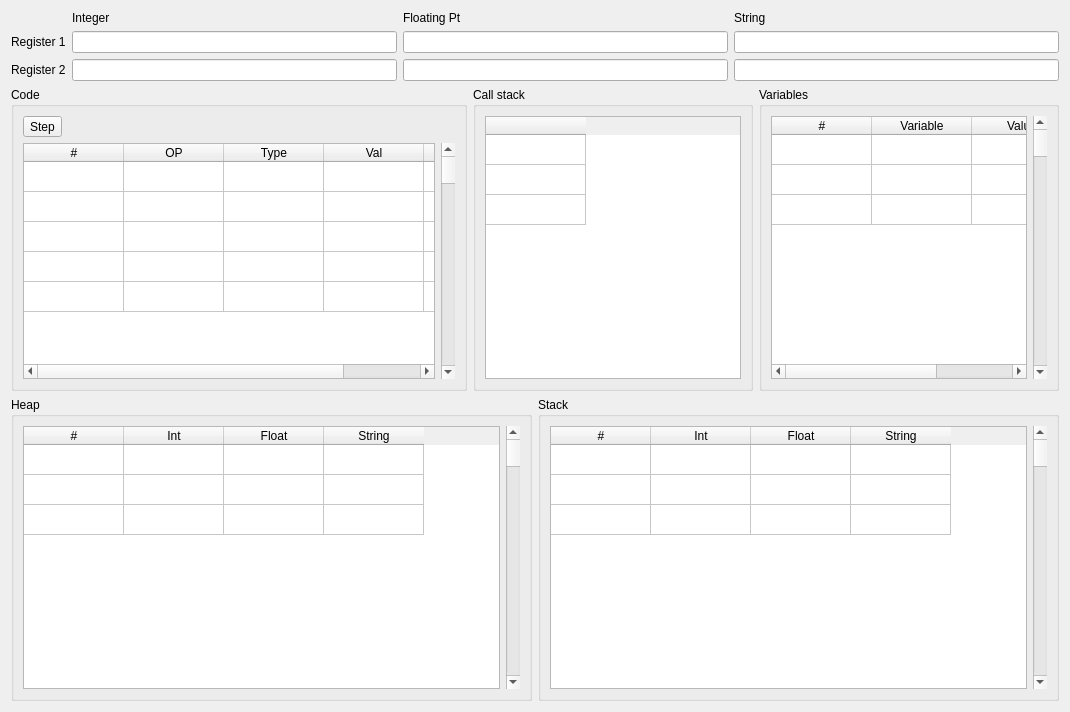
<?xml version="1.0" encoding="UTF-8"?>
<ui version="4.0">
 <class>VirtualMachineViewDialog</class>
 <widget class="QDialog" name="VirtualMachineViewDialog">
  <property name="geometry">
   <rect>
    <x>0</x>
    <y>0</y>
    <width>1070</width>
    <height>712</height>
   </rect>
  </property>
  <property name="windowTitle">
   <string>Dialog</string>
  </property>
  <layout class="QVBoxLayout" name="verticalLayout">
   <item>
    <layout class="QGridLayout" name="gridLayout">
     <item row="1" column="0">
      <widget class="QLabel" name="label_2">
       <property name="text">
        <string>Register 1</string>
       </property>
      </widget>
     </item>
     <item row="0" column="1">
      <widget class="QLabel" name="label_3">
       <property name="text">
        <string>Integer</string>
       </property>
      </widget>
     </item>
     <item row="2" column="0">
      <widget class="QLabel" name="label_4">
       <property name="text">
        <string>Register 2</string>
       </property>
      </widget>
     </item>
     <item row="0" column="3">
      <widget class="QLabel" name="label_6">
       <property name="text">
        <string>String</string>
       </property>
      </widget>
     </item>
     <item row="0" column="2">
      <widget class="QLabel" name="label_5">
       <property name="text">
        <string>Floating Pt</string>
       </property>
      </widget>
     </item>
     <item row="1" column="1">
      <widget class="QLineEdit" name="reg1Int">
       <property name="readOnly">
        <bool>true</bool>
       </property>
      </widget>
     </item>
     <item row="1" column="2">
      <widget class="QLineEdit" name="reg1Float">
       <property name="readOnly">
        <bool>true</bool>
       </property>
      </widget>
     </item>
     <item row="1" column="3">
      <widget class="QLineEdit" name="reg1String">
       <property name="readOnly">
        <bool>true</bool>
       </property>
      </widget>
     </item>
     <item row="2" column="1">
      <widget class="QLineEdit" name="reg2Int">
       <property name="readOnly">
        <bool>true</bool>
       </property>
      </widget>
     </item>
     <item row="2" column="2">
      <widget class="QLineEdit" name="reg2Float">
       <property name="readOnly">
        <bool>true</bool>
       </property>
      </widget>
     </item>
     <item row="2" column="3">
      <widget class="QLineEdit" name="reg2String">
       <property name="readOnly">
        <bool>true</bool>
       </property>
      </widget>
     </item>
    </layout>
   </item>
   <item>
    <layout class="QHBoxLayout" name="horizontalLayout">
     <item>
      <widget class="QGroupBox" name="groupBox">
       <property name="title">
        <string>Code</string>
       </property>
       <layout class="QVBoxLayout" name="verticalLayout_2">
        <item>
         <widget class="QToolButton" name="stepButton">
          <property name="text">
           <string>Step</string>
          </property>
          <property name="icon">
           <iconset resource="ideresources.qrc">
            <normaloff>:/icons/Images/StepOver2.png</normaloff>:/icons/Images/StepOver2.png</iconset>
          </property>
          <property name="iconSize">
           <size>
            <width>32</width>
            <height>32</height>
           </size>
          </property>
         </widget>
        </item>
        <item>
         <layout class="QHBoxLayout" name="horizontalLayout_2">
          <item>
           <widget class="QTableWidget" name="codeGrid">
            <property name="verticalScrollBarPolicy">
             <enum>Qt::ScrollBarAlwaysOff</enum>
            </property>
            <property name="rowCount">
             <number>5</number>
            </property>
            <attribute name="verticalHeaderVisible">
             <bool>false</bool>
            </attribute>
            <row/>
            <row/>
            <row/>
            <row/>
            <row/>
            <column>
             <property name="text">
              <string>#</string>
             </property>
            </column>
            <column>
             <property name="text">
              <string>OP</string>
             </property>
            </column>
            <column>
             <property name="text">
              <string>Type</string>
             </property>
            </column>
            <column>
             <property name="text">
              <string>Val</string>
             </property>
            </column>
            <column>
             <property name="text">
              <string>Source</string>
             </property>
            </column>
           </widget>
          </item>
          <item>
           <widget class="QScrollBar" name="codeScroll">
            <property name="orientation">
             <enum>Qt::Vertical</enum>
            </property>
           </widget>
          </item>
         </layout>
        </item>
       </layout>
      </widget>
     </item>
     <item>
      <widget class="QGroupBox" name="groupBox_4">
       <property name="title">
        <string>Call stack</string>
       </property>
       <layout class="QHBoxLayout" name="horizontalLayout_6">
        <item>
         <widget class="QTableWidget" name="callGrid">
          <property name="sizePolicy">
           <sizepolicy hsizetype="Minimum" vsizetype="Expanding">
            <horstretch>0</horstretch>
            <verstretch>0</verstretch>
           </sizepolicy>
          </property>
          <property name="rowCount">
           <number>3</number>
          </property>
          <attribute name="verticalHeaderVisible">
           <bool>false</bool>
          </attribute>
          <row/>
          <row/>
          <row/>
          <column>
           <property name="text">
            <string/>
           </property>
          </column>
         </widget>
        </item>
       </layout>
      </widget>
     </item>
     <item>
      <widget class="QGroupBox" name="groupBox_5">
       <property name="title">
        <string>Variables</string>
       </property>
       <layout class="QHBoxLayout" name="horizontalLayout_7">
        <item>
         <widget class="QTableWidget" name="variableGrid">
          <property name="sizePolicy">
           <sizepolicy hsizetype="Minimum" vsizetype="Expanding">
            <horstretch>0</horstretch>
            <verstretch>0</verstretch>
           </sizepolicy>
          </property>
          <property name="verticalScrollBarPolicy">
           <enum>Qt::ScrollBarAlwaysOff</enum>
          </property>
          <property name="rowCount">
           <number>3</number>
          </property>
          <attribute name="verticalHeaderVisible">
           <bool>false</bool>
          </attribute>
          <row/>
          <row/>
          <row/>
          <column>
           <property name="text">
            <string>#</string>
           </property>
          </column>
          <column>
           <property name="text">
            <string>Variable</string>
           </property>
          </column>
          <column>
           <property name="text">
            <string>Value</string>
           </property>
          </column>
         </widget>
        </item>
        <item>
         <widget class="QScrollBar" name="variableScroll">
          <property name="orientation">
           <enum>Qt::Vertical</enum>
          </property>
         </widget>
        </item>
       </layout>
      </widget>
     </item>
    </layout>
   </item>
   <item>
    <layout class="QHBoxLayout" name="horizontalLayout_3">
     <item>
      <widget class="QGroupBox" name="groupBox_3">
       <property name="title">
        <string>Heap</string>
       </property>
       <layout class="QHBoxLayout" name="horizontalLayout_5">
        <item>
         <widget class="QTableWidget" name="heapGrid">
          <property name="verticalScrollBarPolicy">
           <enum>Qt::ScrollBarAlwaysOff</enum>
          </property>
          <property name="rowCount">
           <number>3</number>
          </property>
          <attribute name="verticalHeaderVisible">
           <bool>false</bool>
          </attribute>
          <row/>
          <row/>
          <row/>
          <column>
           <property name="text">
            <string>#</string>
           </property>
          </column>
          <column>
           <property name="text">
            <string>Int</string>
           </property>
          </column>
          <column>
           <property name="text">
            <string>Float</string>
           </property>
          </column>
          <column>
           <property name="text">
            <string>String</string>
           </property>
          </column>
         </widget>
        </item>
        <item>
         <widget class="QScrollBar" name="heapScroll">
          <property name="orientation">
           <enum>Qt::Vertical</enum>
          </property>
         </widget>
        </item>
       </layout>
      </widget>
     </item>
     <item>
      <widget class="QGroupBox" name="groupBox_2">
       <property name="title">
        <string>Stack</string>
       </property>
       <layout class="QHBoxLayout" name="horizontalLayout_4">
        <item>
         <widget class="QTableWidget" name="stackGrid">
          <property name="verticalScrollBarPolicy">
           <enum>Qt::ScrollBarAlwaysOff</enum>
          </property>
          <property name="rowCount">
           <number>3</number>
          </property>
          <attribute name="horizontalHeaderVisible">
           <bool>true</bool>
          </attribute>
          <attribute name="verticalHeaderVisible">
           <bool>false</bool>
          </attribute>
          <row/>
          <row/>
          <row/>
          <column>
           <property name="text">
            <string>#</string>
           </property>
          </column>
          <column>
           <property name="text">
            <string>Int</string>
           </property>
          </column>
          <column>
           <property name="text">
            <string>Float</string>
           </property>
          </column>
          <column>
           <property name="text">
            <string>String</string>
           </property>
          </column>
         </widget>
        </item>
        <item>
         <widget class="QScrollBar" name="stackScroll">
          <property name="orientation">
           <enum>Qt::Vertical</enum>
          </property>
         </widget>
        </item>
       </layout>
      </widget>
     </item>
    </layout>
   </item>
  </layout>
 </widget>
 <tabstops>
  <tabstop>reg1Int</tabstop>
  <tabstop>reg1Float</tabstop>
  <tabstop>reg1String</tabstop>
  <tabstop>reg2Int</tabstop>
  <tabstop>reg2Float</tabstop>
  <tabstop>reg2String</tabstop>
  <tabstop>stepButton</tabstop>
  <tabstop>codeGrid</tabstop>
  <tabstop>callGrid</tabstop>
  <tabstop>variableGrid</tabstop>
  <tabstop>heapGrid</tabstop>
  <tabstop>stackGrid</tabstop>
 </tabstops>
 <resources>
  <include location="ideresources.qrc"/>
 </resources>
 <connections/>
</ui>
